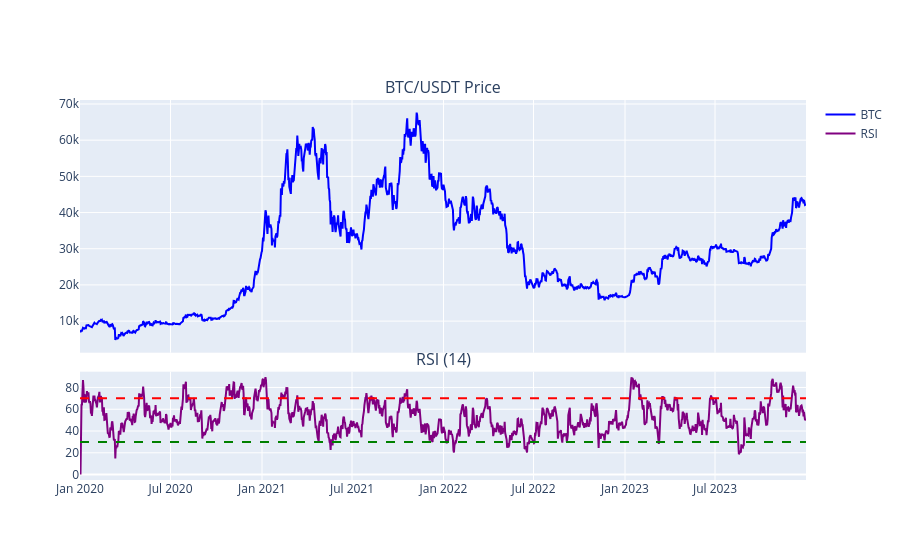

Write notebook code for a chart like this one.
### Code cell
# Visualize price and RSI
fig = make_subplots(
    rows=2,
    cols=1,
    shared_xaxes=True,
    vertical_spacing=0.05,
    row_heights=[0.7, 0.3],
    subplot_titles=["BTC/USDT Price", "RSI (14)"],
)

fig.add_trace(
    go.Scatter(
        x=prices_df["timestamp"].to_list(),
        y=prices_df["close"].to_list(),
        name="BTC",
        line=dict(color="blue"),
    ),
    row=1,
    col=1,
)

fig.add_trace(
    go.Scatter(
        x=context_df["timestamp"].to_list(),
        y=context_df["rsi"].to_list(),
        name="RSI",
        line=dict(color="purple"),
    ),
    row=2,
    col=1,
)

# Add RSI threshold lines
fig.add_hline(y=RSI_LOWER, line_dash="dash", line_color="green", row=2, col=1)
fig.add_hline(y=RSI_UPPER, line_dash="dash", line_color="red", row=2, col=1)

### Figure 1 — Plotly figure (JSON) as saved in the notebook; plotly's stock layout.template omitted (floating-point values rounded to 4 significant figures; data arrays with more than 128 entries replaced by an {"elided": "..."} marker saying what was removed)
{"data": [{"line": {"color": "blue"}, "name": "BTC", "type": "scatter", "x": {"elided": "1461 str values"}, "xaxis": "x", "y": {"elided": "1461 float values"}, "yaxis": "y"}, {"line": {"color": "purple"}, "name": "RSI", "type": "scatter", "x": {"elided": "1461 str values"}, "xaxis": "x2", "y": {"elided": "1461 float values"}, "yaxis": "y2"}], "layout": {"annotations": [{"font": {"size": 16}, "showarrow": false, "text": "BTC/USDT Price", "x": 0.5, "xanchor": "center", "xref": "paper", "y": 1.0, "yanchor": "bottom", "yref": "paper"}, {"font": {"size": 16}, "showarrow": false, "text": "RSI (14)", "x": 0.5, "xanchor": "center", "xref": "paper", "y": 0.285, "yanchor": "bottom", "yref": "paper"}], "shapes": [{"line": {"color": "green", "dash": "dash"}, "type": "line", "x0": 0, "x1": 1, "xref": "x2 domain", "y0": 30, "y1": 30, "yref": "y2"}, {"line": {"color": "red", "dash": "dash"}, "type": "line", "x0": 0, "x1": 1, "xref": "x2 domain", "y0": 70, "y1": 70, "yref": "y2"}], "xaxis": {"anchor": "y", "domain": [0.0, 1.0], "matches": "x2", "showticklabels": false}, "xaxis2": {"anchor": "y2", "domain": [0.0, 1.0]}, "yaxis": {"anchor": "x", "domain": [0.335, 1.0]}, "yaxis2": {"anchor": "x2", "domain": [0.0, 0.285]}}}
